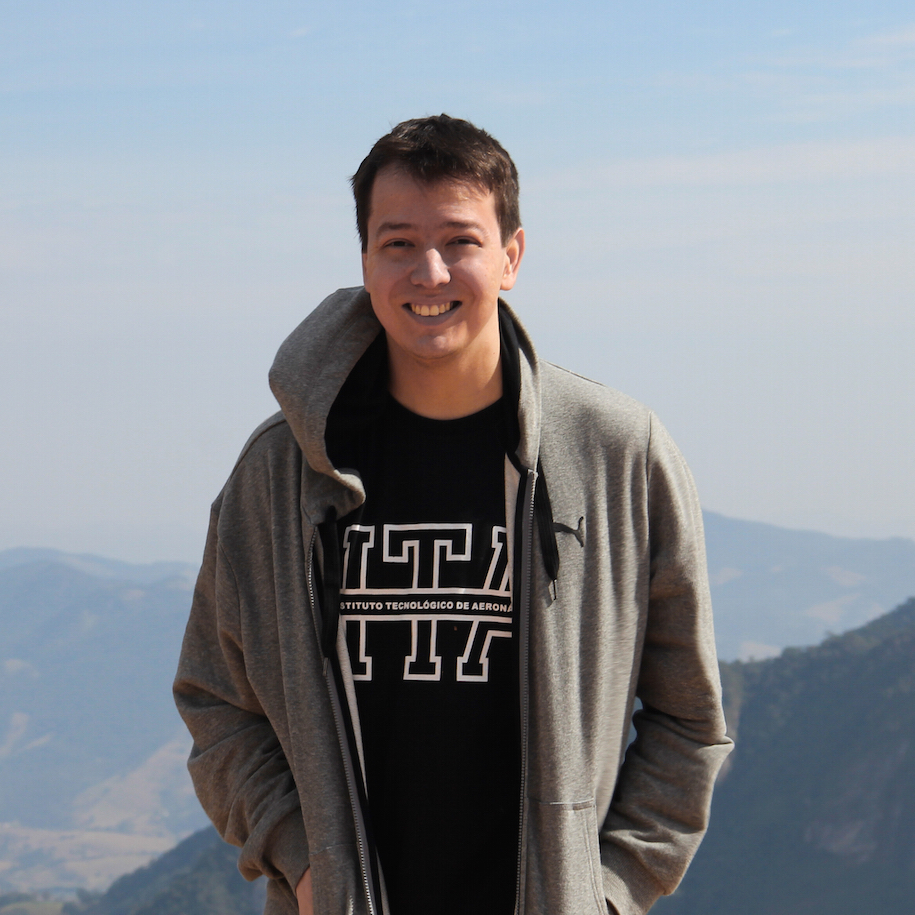
#> input picture notebooks/imgs/carlos.jpg, 915 x 915 px, found by its file name
$ jupyter execute vis101_t2_transformacoes_geometricas.ipynb
#> lines starting #> are read from the running program, lines starting #| are printed output that depends on the picture
<div style="background-color: #f8f9fa; padding: 20px; border-radius: 10px; box-shadow: 0 4px 6px rgba(0, 0, 0, 0.1);">
  <div style="display: flex; justify-content: space-between; align-items: center;">

    <div style="text-align: right;">
<h1 style="color: #007bff; margin: 0; font-size: 24px;">Pós-Graduação em Visão Computacional</h1>
    </div>
</div>
<hr style="border: none; height: 1px; background-color: #007bff; margin: 20px 0;">
<h3 style="color: #343a40; margin: 0; font-size: 20px;"><strong>VIS101: Fundamentos da Visão Computacional</strong></h3>
<p style="color: #6c757d; margin: 5px 0 0; font-size: 14px;"><strong>Instrutor:</strong> Carlos Melo, MSc.</p>
</div>

Seguindo a sequência, agora transformamos a **geometria** da imagem: mudar o
tamanho, deslocar, girar e espelhar. Essas operações reaparecem o tempo todo em visão
computacional, do aumento de dados ao alinhamento de imagens.

[cell 1]
import numpy as np
import cv2
import matplotlib.pyplot as plt

plt.rcParams.update({'figure.figsize': (5, 4), 'font.size': 12})
print('Setup pronto.')

[cell 2]
img = cv2.imread("data/carlos.jpg")
#> img is the input picture: shape (915, 915, 3); mean B, G, R 146.3, 139, 133.5
print("forma original:", img.shape)
#| forma original: (915, 915, 3)

## Redimensionar

A função `cv2.resize` muda o tamanho da imagem. Podemos passar um tamanho de destino em
pixels ou um fator de escala.

[cell 3]
pequena = cv2.resize(img, (200, 200))
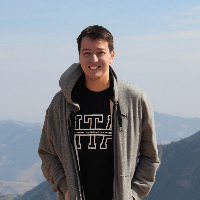
#> pequena: shape (200, 200, 3); mean B, G, R 146.2, 138.8, 133.4
print("nova forma:", pequena.shape)
#| nova forma: (200, 200, 3)

plt.imshow(pequena[:, :, ::-1])
plt.axis("off")
plt.show()

[cell 4]
metade = cv2.resize(img, None, fx=0.5, fy=0.5)
print("pela metade:", metade.shape)
#| pela metade: (458, 458, 3)

## Transladar

Transladar é deslocar a imagem no plano. Montamos uma matriz de translação com os
deslocamentos em x e y, e aplicamos com `cv2.warpAffine`.

[cell 5]
h, w = img.shape[:2]
#> h = 915; w = 915
M = np.float32([[1, 0, 100], [0, 1, 50]])   # desloca 100 em x e 50 em y
deslocada = cv2.warpAffine(img, M, (w, h))
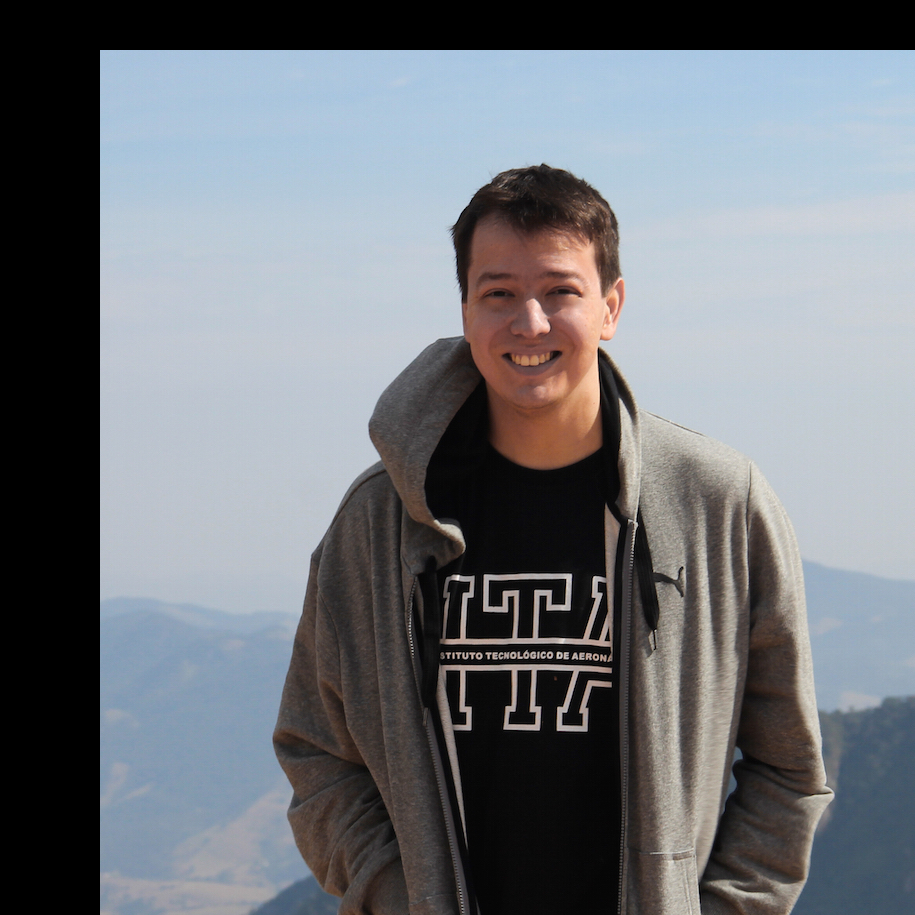
#> deslocada: shape (915, 915, 3); mean B, G, R 122.7, 117, 113

plt.imshow(deslocada[:, :, ::-1])
plt.axis("off")
plt.show()

## Rotacionar

Para girar, criamos a matriz de rotação com `cv2.getRotationMatrix2D`, informando o
centro, o ângulo e a escala, e aplicamos também com `warpAffine`.

[cell 6]
M = cv2.getRotationMatrix2D((w / 2, h / 2), 45, 1.0)   # 45 graus, escala 1
rotacionada = cv2.warpAffine(img, M, (w, h))
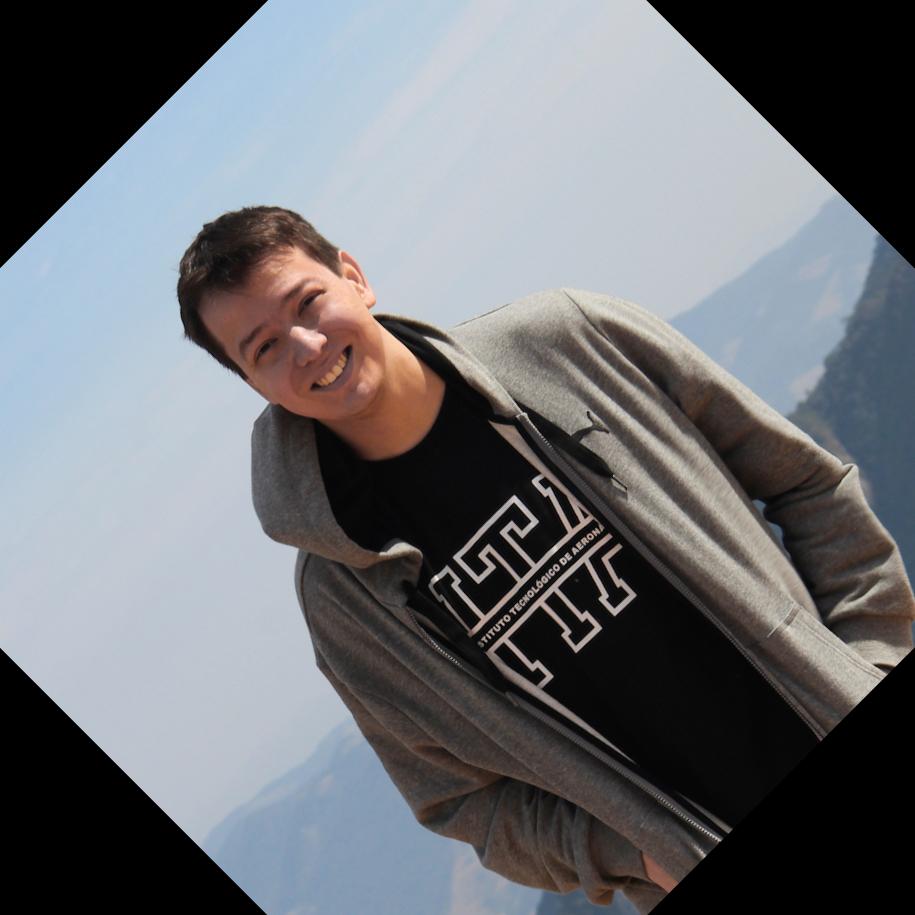
#> rotacionada: shape (915, 915, 3); mean B, G, R 116.4, 112, 109.5

plt.imshow(rotacionada[:, :, ::-1])
plt.axis("off")
plt.show()

## Espelhar

O espelhamento inverte a imagem. Com `cv2.flip`, o código 1 espelha na horizontal, 0 na
vertical.

[cell 7]
espelhada = cv2.flip(img, 1)
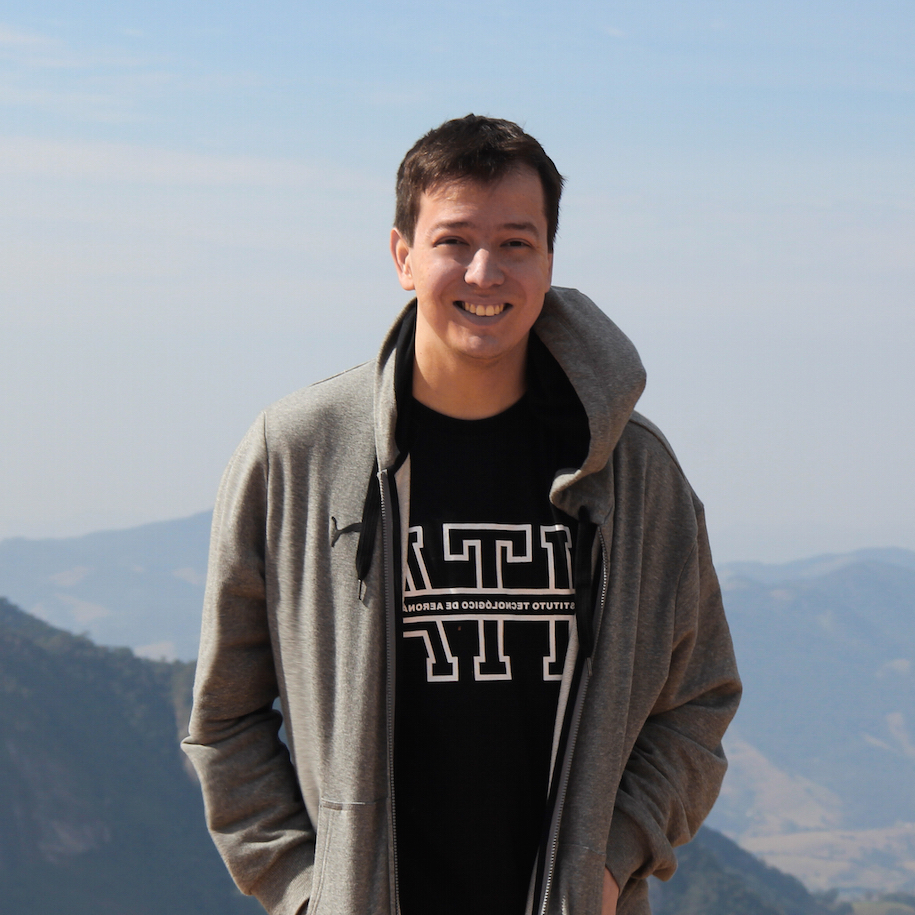
#> espelhada: shape (915, 915, 3); mean B, G, R 146.3, 139, 133.5

plt.imshow(espelhada[:, :, ::-1])
plt.axis("off")
plt.show()

$ run again, with notebooks/imgs/input.png saved as notebooks/imgs/carlos.jpg
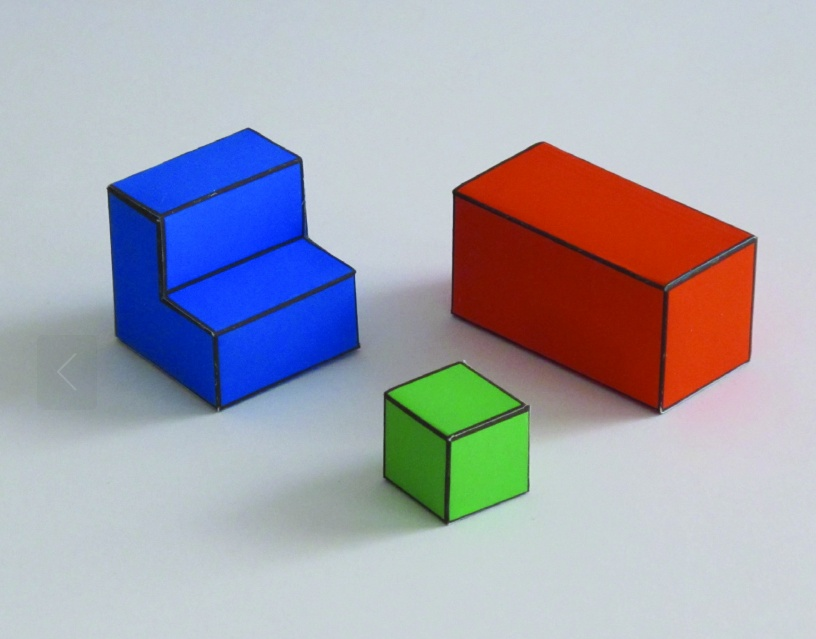
#> input picture notebooks/imgs/input.png, 816 x 639 px, found by its file name
#> img is the input picture: shape (639, 816, 3); mean B, G, R 176.1, 165, 165.4
#| forma original: (639, 816, 3)
#| nova forma: (200, 200, 3)
#| pela metade: (320, 408, 3)
#> `rotacionada = cv2.warpAffine(img, M, (w, h))`:
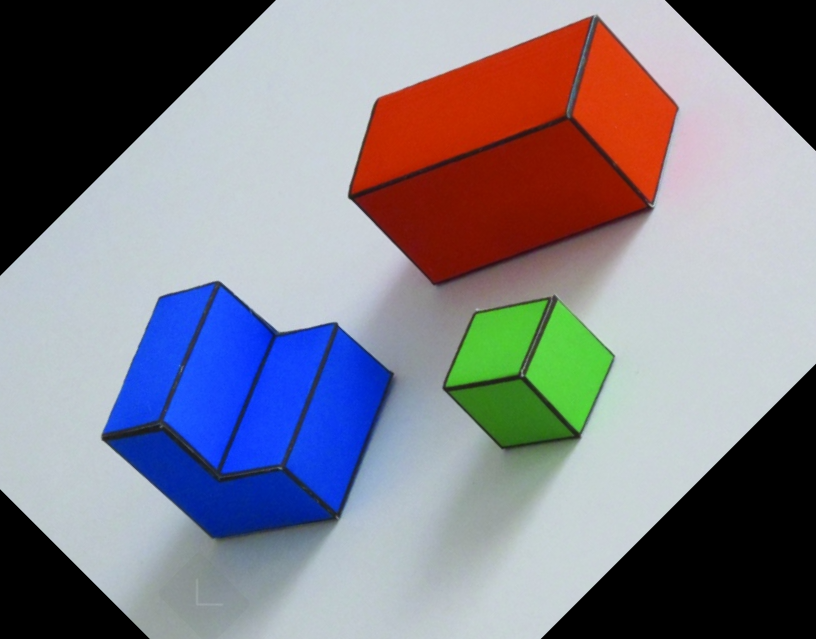
#> rotacionada: shape (639, 816, 3); mean B, G, R 136.2, 126.2, 128.2
#> `espelhada = cv2.flip(img, 1)`:
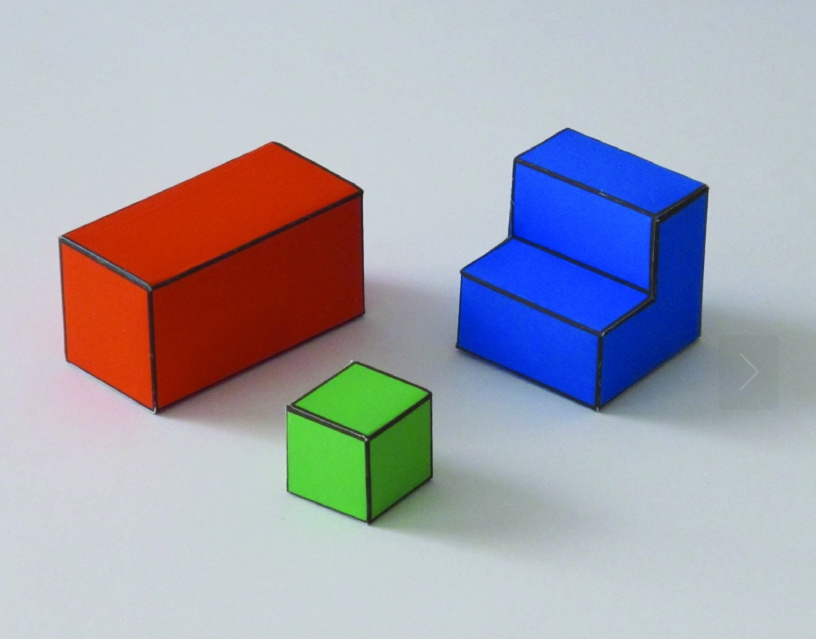
#> espelhada: shape (639, 816, 3); mean B, G, R 176.1, 165, 165.4
